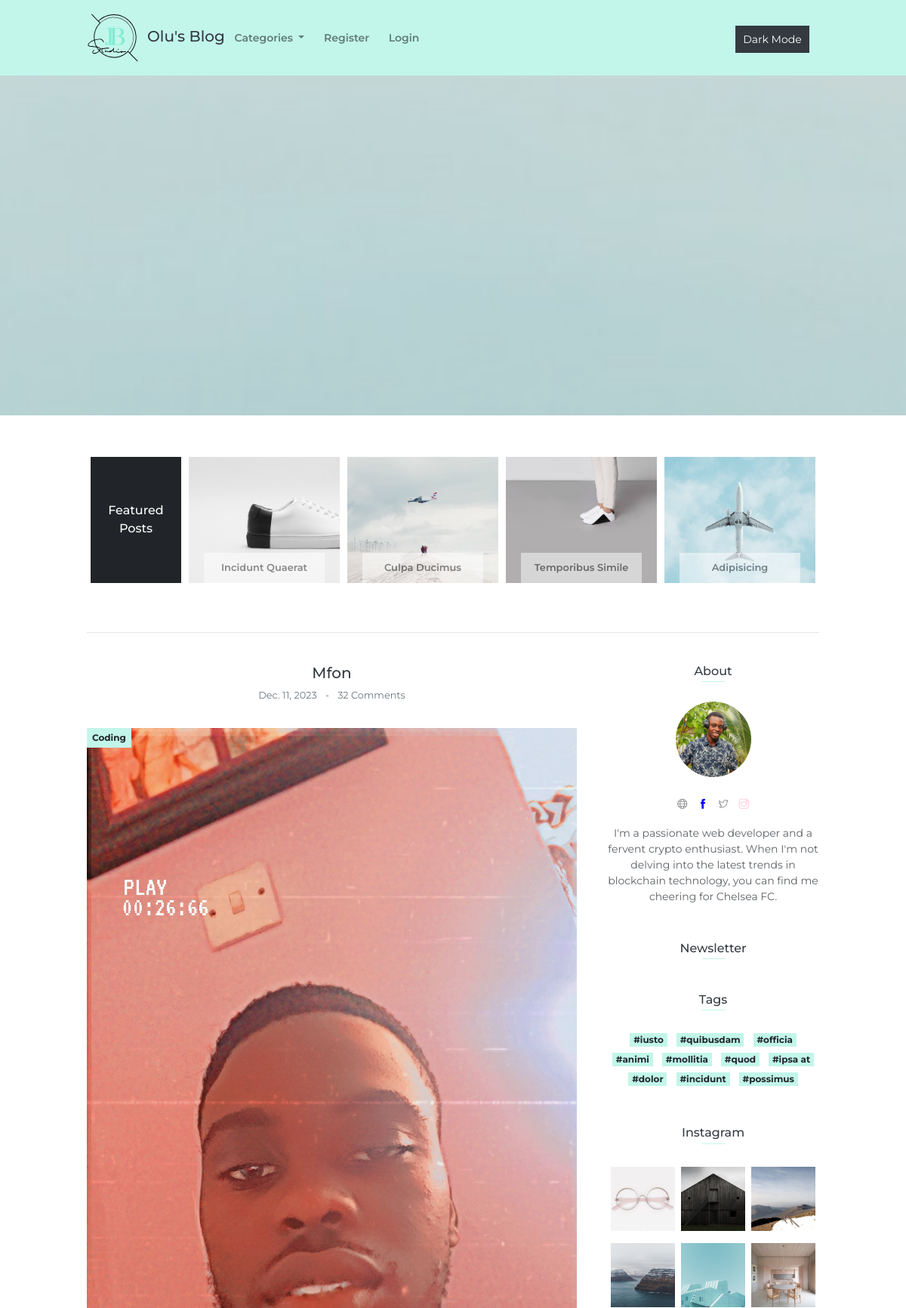
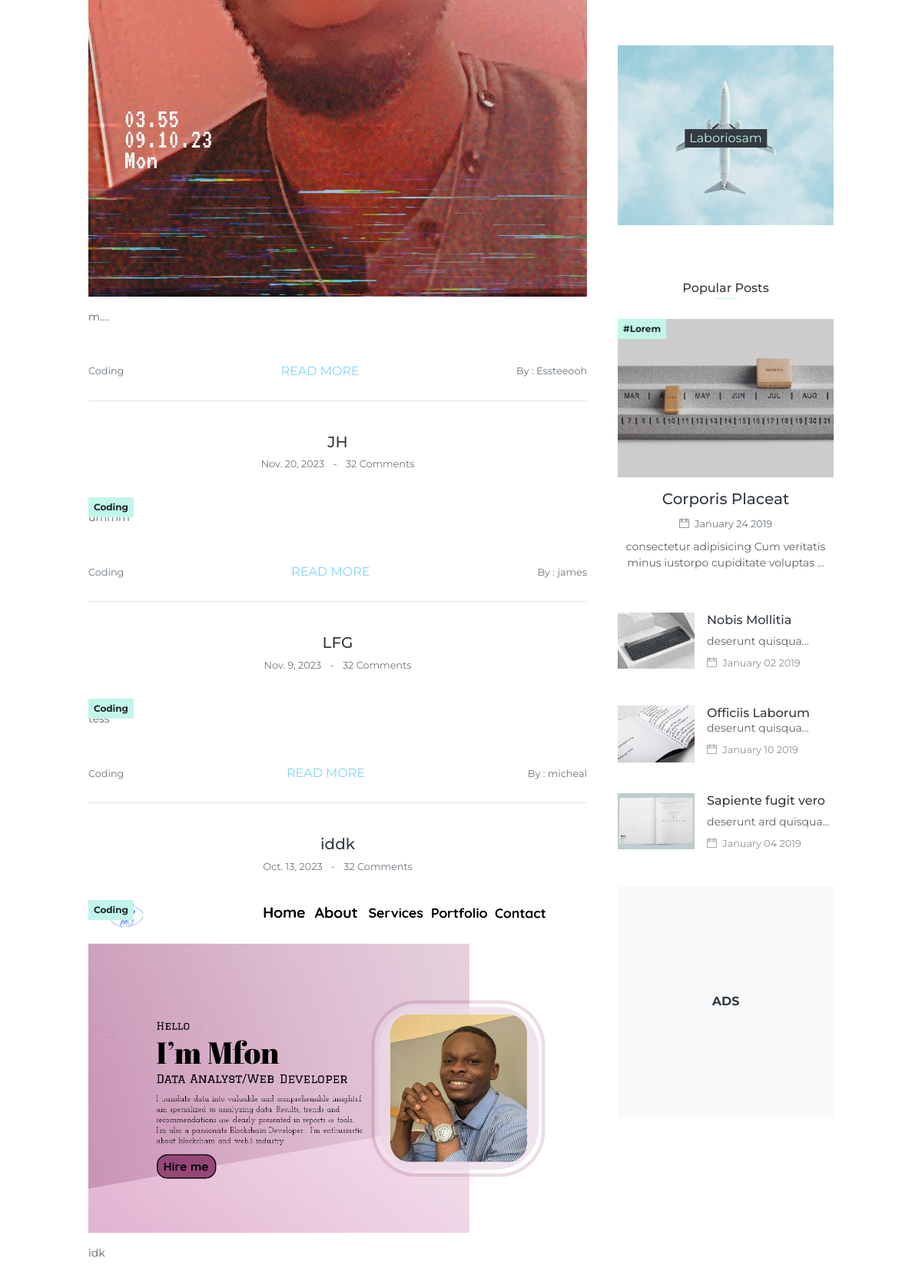
The page / (upper part) on the database its author committed (2 pictures, top to bottom).
### blogapp/models.py (models this page shows, shortened)
class Post(models.Model):
    title = models.CharField(max_length=255)
    header_image = models.ImageField(null=True, blank=True, upload_to="images/")
    title_tag = models.CharField(max_length=255, default="Olu's Blog")
    author = models.ForeignKey(User, on_delete=models.CASCADE)
    body = RichTextField(blank=True, null=True)
    post_date = models.DateField(auto_now_add=True)
    post_time = models.TimeField(auto_now_add=True)
    category = models.CharField(max_length=255, default="Uncategorised")
    snippet = models.CharField(max_length=255)
    likes = models.ManyToManyField(User, related_name='blog_post')

### blogapp/views.py (the view)
# urls.py: path('', IndexView.as_view(), name = "index"),
class IndexView(ListView):
    model = Post
    template_name = 'index.html'
    def get_queryset(self):
        return Post.objects.all().order_by('-post_date', '-post_time')
    def get_context_data(self, *args, **kwargs):
        cat_menu = Category.objects.all()
        context = super(IndexView, self).get_context_data(*args, **kwargs)
        context["cat_menu"] = cat_menu
        return context

### blogapp/models.py (called while the page is built)
    def __str__(self):
        return self.name

### blogapp/templates/index.html (shortened to what this page needs)
{% load static %}
<!DOCTYPE html>
<html lang="en">
<head>
    <link rel="stylesheet" href="{% static 'blogapp/vendors/themify-icons/css/themify-icons.css' %}">
	<link rel="stylesheet" href="{% static 'blogapp/css/joeblog.css' %}">
</head>
<body data-spy="scroll" data-target=".navbar" data-offset="40" id="home">
    <nav class="navbar custom-navbar navbar-expand-md navbar-light bg-primary sticky-top">
        <div class="container">
            <a class="navbar-brand" href="#">
                <img src="{% static 'blogapp/imgs/logo.svg' %}" alt="">
            </a>
            <h5 class="card-title">Olu's Blog</h5>
            <div class="collapse navbar-collapse" id="navbarSupportedContent">
                <ul class="navbar-nav">
                    {% if cat_menu %}
                    <li class="nav-item dropdown">
                        <a class="nav-link dropdown-toggle" href="#" id="navbarDropdown" role="button" data-toggle="dropdown" aria-haspopup="true" aria-expanded="false">
                            Categories
                        </a>
                    </li>
                    {% endif %}
                    {% if user.is_authenticated %}
                    <li class="nav-item dropdown">
                        <a class="nav-link dropdown-toggle" href="#" id="navbarDropdown" role="button" data-toggle="dropdown" aria-haspopup="true" aria-expanded="false">
                            Profile
                        </a>
                        <div class="dropdown-menu" aria-labelledby="navbarDropdown">
                            <a class="dropdown-item" href="{% url 'edit_profile' %}">Edit Settings</a>
                            {% if user.profile.id %}
                            <a class="dropdown-item" href="{% url 'edit_profile_page' user.profile.id %}">Edit Profile Page</a>
                            <a class="dropdown-item" href="{% url 'show_profile_page' user.profile.id %}">Show Profile Page</a>
                            {% else %}
                            <a class="dropdown-item" href="{% url 'create_profile_page' %}">Create Profile Page</a>
                            {% endif %}
                        </div>
                    </li>
                    <li class="nav-item">
                        <a class="nav-link" href="{% url 'add_post' %}">Add Post</a>
                    </li>
                    <li class="nav-item">
                        <a class="nav-link" href="{% url 'add_category' %}">Add Category</a>
                    </li>
                    <li class="nav-item">
                        <a class="nav-link" href="{% url 'logout' %}">Logout </a>
                    </li>
                    {% else %}
                    <li class="nav-item">
                        <a class="nav-link" href="{% url 'register' %}">Register</a>
                    </li>
                    <li class="nav-item">
                        <a class="nav-link" href="{% url 'login' %}">Login </a>
                    </li>
                    {% endif %}
                </ul>
                <div class="navbar-nav ml-auto">
                    <li class="nav-item">
                        <a class="nav-link" href="#">
                            <button id="themeToggle" class="btn btn-dark mt-1 btn-sm">Dark Mode</button>
                        </a>
                    </li>
                </div>
            </div>
        </div>
    </nav>
    <header class="page-header"></header>
    <div class="container">
        <section>
            <div class="feature-posts">
                <a href="single-post.html" class="feature-post-item">
                    <span>Featured Posts</span>
                </a>
                <a href="single-post.html" class="feature-post-item">
                    <img src="{% static 'blogapp/imgs/img-1.jpg' %}" class="w-100" alt="">
                    <div class="feature-post-caption">Incidunt Quaerat</div>
                </a>
                <a href="single-post.html" class="feature-post-item">
                    <img src="{% static 'blogapp/imgs/img-2.jpg' %}" class="w-100" alt="">
                    <div class="feature-post-caption">Culpa Ducimus</div>
                </a>
                <a href="single-post.html" class="feature-post-item">
                    <img src="{% static 'blogapp/imgs/img-3.jpg' %}" class="w-100" alt="">
                    <div class="feature-post-caption">Temporibus Simile</div>
                </a>
                <a href="single-post.html" class="feature-post-item">
                    <img src="{% static 'blogapp/imgs/img-4.jpg' %}" class="w-100" alt="">
                    <div class="feature-post-caption">Adipisicing</div>
                </a>
            </div>
        </section>
        <hr>
        <div class="page-container">
            <div class="page-content">
                {% for post in object_list %}
                <div class="card {% if forloop.counter > 5 %}extra{% endif %}">
                    <div class="card-header text-center">
                        <h5 class="card-title">{{ post.title }}</h5>
                        <small class="small text-muted">{{post.post_date}}
                            <span class="px-2">-</span>
                            <a href="#" class="text-muted">32 Comments</a>
                        </small>
                    </div>
                    <div class="card-body">
                        <div class="blog-media">
                            {% if post.header_image %}
                            <img src="{{post.header_image.url}}" alt="" class="w-100">
                            {% endif %}
                            <a href="{% url 'category' post.category %}" class="badge badge-primary">{{ post.category }}</a>
                        </div>
                        <p class="my-3">{{post.snippet}}</p>
                    </div>
                    <div class="card-footer d-flex justify-content-between align-items-center flex-basis-0">
                        <a href="{% url 'category' post.category %}" class="text-dark small text-muted">{{ post.category }}</a>
                        <a href="{% url 'single-post' post.pk %}" class="text-info">READ MORE</a>
                        <a href="{% url 'show_profile_page' post.author.profile.id %}" class="text-dark small text-muted">By : {{ post.author }} </a>
                    </div>
                    <hr>
                </div>
                {% endfor %}
            </div>
            <div class="page-sidebar text-center">
                <h6 class="sidebar-title section-title mb-4 mt-3">About</h6>
                <a href="https://portfolio-4yfm.onrender.com/">
                    <img src="{% static 'blogapp/imgs/olu.jpg' %}" alt="" class="circle-100 mb-3">
                </a>
                <div class="socials mb-3 mt-2">
                    <a href="https://portfolio-4yfm.onrender.com/"><i class="ti-world"></i></a>
                    <a href="https://web.facebook.com/toluwani.olugbesan"><i class="ti-facebook"></i></a>
                    <a href="https://twitter.com/EssTeeOoh"><i class="ti-twitter"></i></a>
                    <a href="https://www.instagram.com/samuelolugbesan/"><i class="ti-instagram"></i></a>
                </div>
                <p> I'm a passionate web developer and a fervent crypto enthusiast. When I'm not delving into the latest trends in blockchain technology, you can find me cheering for Chelsea FC. </p>
                <h6 class="sidebar-title mt-5 mb-4">Newsletter</h6>
                <h6 class="sidebar-title mt-5 mb-4">Tags</h6>
                <a href="javascript:void(0)" class="badge badge-primary m-1">#iusto</a>
                <a href="javascript:void(0)" class="badge badge-primary m-1">#quibusdam</a>
                <a href="javascript:void(0)" class="badge badge-primary m-1">#officia</a>
                <a href="javascript:void(0)" class="badge badge-primary m-1">#animi</a>
                <a href="javascript:void(0)" class="badge badge-primary m-1">#mollitia</a>
                <a href="javascript:void(0)" class="badge badge-primary m-1">#quod</a>
                <a href="javascript:void(0)" class="badge badge-primary m-1">#ipsa at</a>
                <a href="javascript:void(0)" class="badge badge-primary m-1">#dolor</a>
                <a href="javascript:void(0)" class="badge badge-primary m-1">#incidunt</a>
                <a href="javascript:void(0)" class="badge badge-primary m-1">#possimus</a>
                <h6 class="sidebar-title mt-5 mb-4">Instagram</h6>
                <div class="row px-3">
                    <div class="col-4 p-1 figure">
                        <a href="#" class="figure-img">
                            <img src="{% static 'blogapp/imgs/insta-1.jpg' %}" alt="">
                        </a>
                    </div>
                    <div class="col-4 p-1 figure">
                        <a href="#" class="figure-img">
                            <img src="{% static 'blogapp/imgs/insta-2.jpg' %}" alt="" class="w-100 m-0">
                        </a>
                    </div>
                    <div class="col-4 p-1 figure">
                        <a href="#" class="figure-img">
                            <img src="{% static 'blogapp/imgs/insta-3.jpg' %}" alt="" class="w-100">
                        </a>
                    </div>
                    <div class="col-4 p-1 figure">
                        <a href="#" class="figure-img">
                            <img src="{% static 'blogapp/imgs/insta-4.jpg' %}" alt="" class="w-100 m-0">
                        </a>
                    </div>
                    <div class="col-4 p-1 figure">
                        <a href="#" class="figure-img">
                            <img src="{% static 'blogapp/imgs/insta-5.jpg' %}" alt="" class="w-100">
                        </a>
                    </div>
                    <div class="col-4 p-1 figure">
                        <a href="#" class="figure-img">
                            <img src="{% static 'blogapp/imgs/insta-6.jpg' %}" alt="" class="w-100 m-0">
                        </a>
                    </div>
                </div>
                <figure class="figure mt-5">
                    <a href="single-post.html" class="figure-img">
                        <figcaption class="figcaption">Laboriosam</figcaption>
                    </a>
                </figure>
                <h6 class="sidebar-title mt-5 mb-4">Popular Posts</h6>
                <div class="card mb-4">
                    <a href="single-post.html" class="overlay-link"></a>
                    <div class="card-header p-0">
                        <div class="blog-media">
                            <img src="{% static 'blogapp/imgs/blog-6.jpg' %}" alt="" class="w-100">
                            <a href="#" class="badge badge-primary">#Lorem</a>
                        </div>
                    </div>
                    <div class="card-body px-0">
                        <h5 class="card-title mb-2">Corporis Placeat</h5>
                        <small class="small text-muted"><i class="ti-calendar pr-1"></i> January 24 2019
                        </small>
                        <p class="my-2">consectetur adipisicing Cum veritatis minus iustorpo cupiditate voluptas ...</p>
                    </div>
                </div>
                <div class="media text-left mb-4">
                    <a href="single-post.html" class="overlay-link"></a>
                    <img class="mr-3" src="{% static 'blogapp/imgs/blog-1.jpg' %}" width="100px" alt="Generic placeholder image">
                    <div class="media-body">
                        <h6 class="mt-0">Nobis Mollitia</h6>
                        <p class="mb-2"> deserunt quisqua...</p>
                        <p class="text-muted small"><i class="ti-calendar pr-1"></i>  January 02 2019</p>
                    </div>
                </div>
                <div class="media text-left mb-4">
                    <a href="single-post.html" class="overlay-link"></a>
                    <img class="mr-3" src="{% static 'blogapp/imgs/blog-2.jpg' %}" width="100px" alt="Generic placeholder image">
                    <div class="media-body">
                        <h6 class="mt-0">Officiis Laborum</6>
                        <p class="mb-2"> deserunt quisqua...</p>
                        <p class="text-muted small"><i class="ti-calendar pr-1"></i>  January 10 2019</p>
                    </div>
                </div>
                <div class="media text-left mb-4">
                    <a href="single-post.html" class="overlay-link"></a>
                    <img class="mr-3" src="{% static 'blogapp/imgs/blog-3.jpg' %}" width="100px" alt="Generic placeholder image">
                    <div class="media-body">
                        <h6 class="mt-0">Sapiente fugit vero</h6>
                        <p class="mb-2"> deserunt ard quisqua...</p>
                        <p class="text-muted small"><i class="ti-calendar pr-1"></i>  January 04 2019</p>
                    </div>
                </div>
                <div class="ad-card d-flex text-center align-items-center justify-content-center">
                    <span href="#" class="font-weight-bold">ADS</span>
                </div>
            </div>
        </div>
    </div>
</body>
</html>

### rows shown on the page
Post: title "Mfon", post_date "Dec. 11, 2023", header_image (picture), category "Coding", snippet "m....", author "Essteeooh"
Post: title "JH", post_date "Nov. 20, 2023", category "Coding", snippet "ummm", author "james"
Post: title "LFG", post_date "Nov. 9, 2023", category "Coding", snippet "tess", author "micheal"
Post: title "iddk", post_date "Oct. 13, 2023", header_image (picture), category "Coding", snippet "idk"
